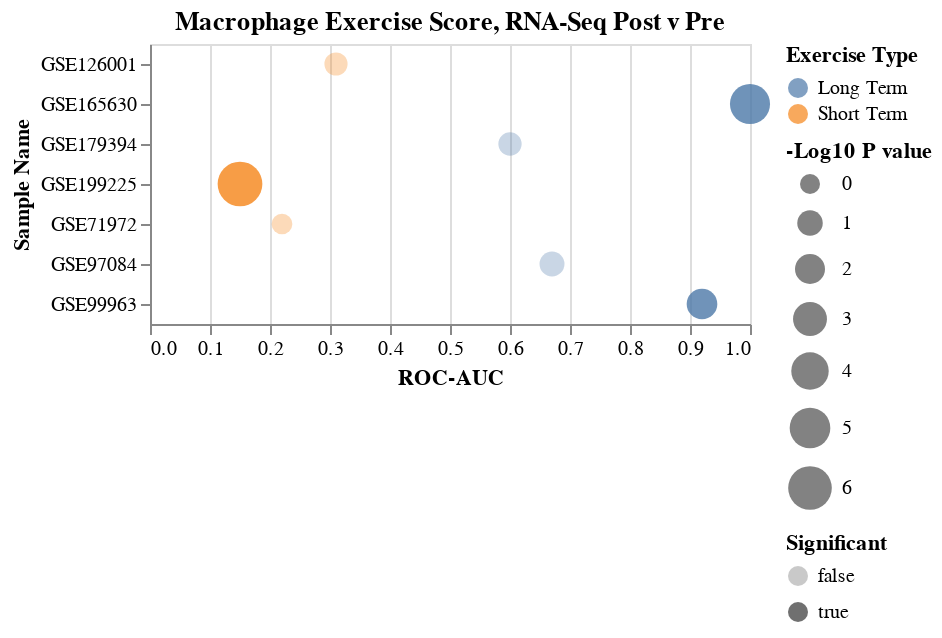

Notebook code cell kept with this figure:
### Code cell
rnaSeqLst=list(data2[data2['Experiment Type']=='high throughput sequencing'].index)
saveName='MacrophageExerciseDotPlot_RNASeq_log10Pval.svg'
title='Macrophage Exercise Score, RNA-Seq Post v Pre'
save=True
dfIn=df.loc[rnaSeqLst]

chart=makeDotPlot(dfIn,saveName=saveName,title=title,rev=False,save=save)
chart

### Figure 1 — Vega-Lite specification as saved in the notebook (floating-point values rounded to 4 significant figures)
{"config": {"view": {"continuousWidth": 300, "continuousHeight": 300}}, "data": {"name": "data-a85f894ff349bfc19262c9ed2163ec5c"}, "mark": {"type": "circle"}, "encoding": {"color": {"field": "Exercise Type", "type": "nominal"}, "opacity": {"field": "Significant", "type": "nominal"}, "size": {"field": "-Log10 P value", "scale": {"range": [100, 500], "reverse": false}, "type": "quantitative"}, "x": {"field": "ROC-AUC", "scale": {"domain": [0, 1]}, "type": "quantitative"}, "y": {"field": "Sample Name", "type": "nominal"}}, "title": "Macrophage Exercise Score, RNA-Seq Post v Pre", "$schema": "https://vega.github.io/schema/vega-lite/v5.8.0.json", "datasets": {"data-a85f894ff349bfc19262c9ed2163ec5c": [{"Sample Name": "GSE71972", "Num Samples": 16, "ROC-AUC": 0.22, "Pval": 0.767, "Exercise Type": "Short Term", "-Log10 P value": 0.1152, "Significant": false}, {"Sample Name": "GSE126001", "Num Samples": 16, "ROC-AUC": 0.31, "Pval": 0.286, "Exercise Type": "Short Term", "-Log10 P value": 0.5436, "Significant": false}, {"Sample Name": "GSE199225", "Num Samples": 60, "ROC-AUC": 0.15, "Pval": 4.15e-07, "Exercise Type": "Short Term", "-Log10 P value": 6.382, "Significant": true}, {"Sample Name": "GSE165630", "Num Samples": 14, "ROC-AUC": 1.0, "Pval": 1.55e-05, "Exercise Type": "Long Term", "-Log10 P value": 4.81, "Significant": true}, {"Sample Name": "GSE99963", "Num Samples": 14, "ROC-AUC": 0.92, "Pval": 0.00713, "Exercise Type": "Long Term", "-Log10 P value": 2.147, "Significant": true}, {"Sample Name": "GSE97084", "Num Samples": 37, "ROC-AUC": 0.67, "Pval": 0.128, "Exercise Type": "Long Term", "-Log10 P value": 0.8928, "Significant": false}, {"Sample Name": "GSE179394", "Num Samples": 50, "ROC-AUC": 0.6, "Pval": 0.273, "Exercise Type": "Long Term", "-Log10 P value": 0.5638, "Significant": false}]}}
